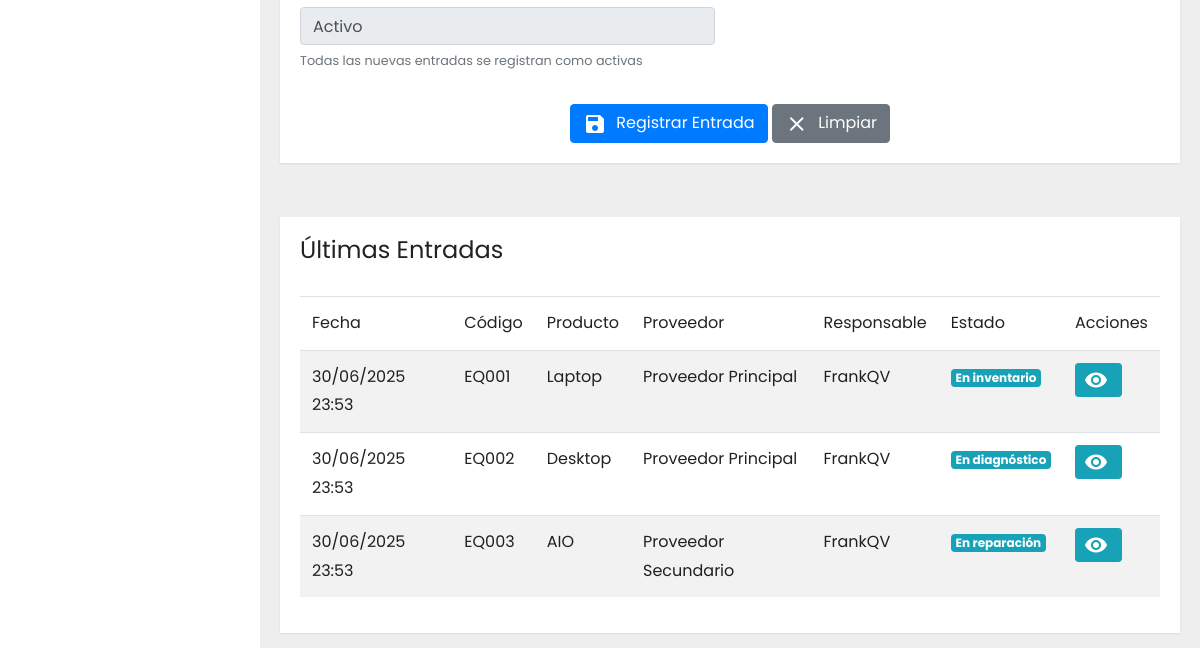
The page /frontend/bodega/entradas.php (signed in, lower part) on the database as committed earlier.
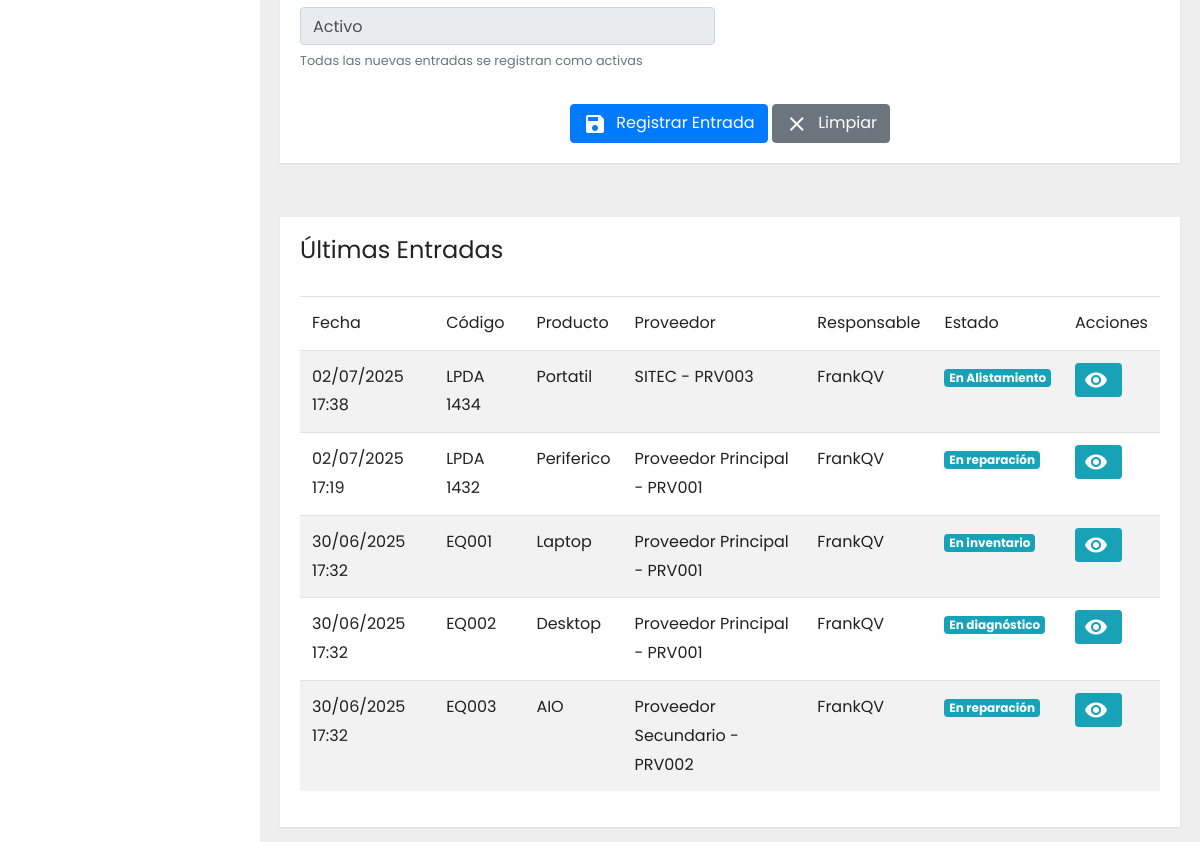
The same page on the database as committed later.
### tables this page shows
CREATE TABLE `bodega_entradas` (
  `id` int(11) NOT NULL,
  `inventario_id` int(11) NOT NULL COMMENT 'ID del equipo en inventario',
  `fecha_entrada` datetime NOT NULL DEFAULT current_timestamp(),
  `proveedor_id` int(11) NOT NULL COMMENT 'ID del proveedor',
  `usuario_id` int(11) NOT NULL COMMENT 'ID del usuario que registra',
  `cantidad` int(11) NOT NULL DEFAULT 1,
  `observaciones` text DEFAULT NULL
);

CREATE TABLE `bodega_inventario` (
  `id` int(11) NOT NULL,
  `codigo_g` varchar(50) NOT NULL COMMENT 'Código general del equipo',
  `item` int(11) NOT NULL COMMENT 'Número de ítem secuencial',
  `ubicacion` varchar(100) NOT NULL COMMENT 'Zona específica en bodega/laboratorio',
  `posicion` varchar(50) NOT NULL COMMENT 'Posición exacta dentro de la ubicación',
  `fecha_ingreso` datetime NOT NULL DEFAULT current_timestamp(),
  `fecha_modificacion` datetime NOT NULL DEFAULT current_timestamp(),
  `activo_fijo` varchar(50) DEFAULT NULL COMMENT 'Identificador de activo fijo',
  `codigo_lote` varchar(50) NOT NULL COMMENT 'Código de lote de ingreso',
  `producto` varchar(50) NOT NULL COMMENT 'Tipo de producto (Laptop, Desktop, Monitor, AIO, etc.)',
  `marca` varchar(50) NOT NULL COMMENT 'Marca del equipo',
  `serial` varchar(100) NOT NULL COMMENT 'Número de serie del fabricante',
  `modelo` varchar(100) NOT NULL COMMENT 'Modelo específico del equipo',
  `procesador` varchar(100) DEFAULT NULL COMMENT 'Especificaciones del procesador',
  `ram` varchar(50) DEFAULT NULL COMMENT 'Memoria RAM instalada',
  `disco` varchar(100) DEFAULT NULL COMMENT 'Tipo y capacidad del disco',
  `pulgadas` varchar(20) DEFAULT NULL COMMENT 'Tamaño de pantalla',
  `observaciones` text DEFAULT NULL COMMENT 'Notas técnicas y observaciones',
  `grado` enum('A','B','C') NOT NULL COMMENT 'Clasificación según procedimiento técnico',
  `disposicion` varchar(50) NOT NULL COMMENT 'Estado actual del equipo en el proceso',
  `estado` enum('activo','inactivo') NOT NULL DEFAULT 'activo'
);

CREATE TABLE `proveedores` (
  `id` int(11) NOT NULL,
  `privado` int(2) DEFAULT NULL,
  `nombre` varchar(30) DEFAULT NULL,
  `celu` int(10) DEFAULT NULL,
  `correo` varchar(30) DEFAULT NULL,
  `dire` varchar(30) DEFAULT NULL,
  `cuiprov` varchar(30) DEFAULT NULL,
  `nomenclatura` varchar(10) DEFAULT NULL
);

CREATE TABLE `usuarios` (
  `id` int(11) NOT NULL,
  `nombre` varchar(30) NOT NULL,
  `usuario` varchar(45) NOT NULL,
  `correo` varchar(30) NOT NULL,
  `clave` text NOT NULL,
  `rol` char(1) NOT NULL,
  `foto` text DEFAULT NULL,
  `estado` char(1) NOT NULL,
  `fere` timestamp NOT NULL DEFAULT current_timestamp(),
  `idsede` varchar(25) DEFAULT NULL
);

### frontend/bodega/entradas.php (the view, shortened to what this page needs)
<?php
require_once '../../backend/bd/ctconex.php';
?>
<?php if (isset($_SESSION['id'])) { ?>
    <!DOCTYPE html>
    <html lang="es">
    <head>
        <link rel="stylesheet" href="../../backend/css/bootstrap.min.css">
        <link rel="stylesheet" href="../../backend/css/custom.css">
        <link rel="stylesheet" href="../../backend/css/loader.css">
    </head>
    <body>
        <div class="wrapper">
            <div id="content">
                <div class="main-content">
                    <div class="row">
                        <div class="col-md-12">
                            <div class="card">
                                <div class="card-body">
                                    <form id="entradaForm" method="POST" action="../../backend/php/st_add_entrada.php">
                                        <div class="row">
                                            <div class="col-md-6">
                                                <div class="form-group">
                                                    <input type="text" class="form-control" id="estado" value="Activo" readonly style="background-color: #e9ecef;">
                                                    <small class="form-text text-muted">Todas las nuevas entradas se registran como activas</small>
                                                </div>
                                            </div>
                                        </div>
                                        <div class="row mt-3">
                                            <div class="col-md-12 text-center">
                                                <button type="submit" class="btn btn-primary">
                                                    <i class="material-icons">save</i> Registrar Entrada
                                                </button>
                                                <button type="reset" class="btn btn-secondary">
                                                    <i class="material-icons">clear</i> Limpiar
                                                </button>
                                            </div>
                                        </div>
                                    </form>
                                </div>
                            </div>
                        </div>
                    </div>
                    <div class="row mt-4">
                        <div class="col-md-12">
                            <div class="card">
                                <div class="card-header">
                                    <h4>Últimas Entradas</h4>
                                </div>
                                <div class="card-body">
                                    <div class="table-responsive">
                                        <table id="entradasTable" class="table table-striped table-hover">
                                            <thead>
                                                <tr>
                                                    <th>Fecha</th>
                                                    <th>Código</th>
                                                    <th>Producto</th>
                                                    <th>Proveedor</th>
                                                    <th>Responsable</th>
                                                    <th>Estado</th>
                                                    <th>Acciones</th>
                                                </tr>
                                            </thead>
                                            <tbody>
                                                <?php
                                                try {
                                                    $sql = "SELECT
                                                        e.id,
                                                        e.fecha_entrada,
                                                        e.cantidad,
                                                        e.observaciones as entrada_observaciones,
                                                        i.codigo_g,
                                                        i.item,
                                                        i.producto,
                                                        i.marca,
                                                        i.modelo,
                                                        i.serial,
                                                        i.grado,
                                                        i.disposicion,
                                                        i.ubicacion,
                                                        i.posicion,
                                                        p.nombre as proveedor_nombre,
                                                        p.nomenclatura as proveedor_nomenclatura,
                                                        u.nombre as usuario_nombre
                                                    FROM bodega_entradas e
                                                    LEFT JOIN bodega_inventario i ON e.inventario_id = i.id
                                                    LEFT JOIN proveedores p ON e.proveedor_id = p.id
                                                    LEFT JOIN usuarios u ON e.usuario_id = u.id
                                                    ORDER BY e.fecha_entrada DESC
                                                    LIMIT 10";
                                                    $result = $connect->query($sql);
                                                    if ($result) {
                                                        while ($row = $result->fetch(PDO::FETCH_ASSOC)) {
                                                            echo "<tr>";
                                                            echo "<td>" . htmlspecialchars(date('d/m/Y H:i', strtotime($row['fecha_entrada']))) . "</td>";
                                                            echo "<td>" . htmlspecialchars($row['codigo_g'] ?? 'N/A') . "</td>";
                                                            echo "<td>" . htmlspecialchars($row['producto'] ?? 'N/A') . "</td>";
                                                            echo "<td>" . htmlspecialchars(($row['proveedor_nombre'] ?? 'N/A') .
                                                                ($row['proveedor_nomenclatura'] ? ' - ' . $row['proveedor_nomenclatura'] : '')) . "</td>";
                                                            echo "<td>" . htmlspecialchars($row['usuario_nombre'] ?? 'N/A') . "</td>";
                                                            echo "<td><span class='badge badge-info'>" . htmlspecialchars($row['disposicion'] ?? 'N/A') . "</span></td>";
                                                            echo "<td>
                                                            <button class='btn btn-info btn-sm view-btn' data-id='" . $row['id'] . "'
                                                            data-toggle='tooltip' title='Ver detalles'>
                                                            <i class='material-icons'>visibility</i>
                                                            </button>
                                                            </td>";
                                                            echo "</tr>";
                                                        }
                                                    } else {
                                                        echo "<tr><td colspan='7'>No hay entradas registradas</td></tr>";
                                                    }
                                                } catch (PDOException $e) {
                                                    echo "<tr><td colspan='7'>Error al cargar datos: " . htmlspecialchars($e->getMessage()) . "</td></tr>";
                                                    error_log("Error en consulta entradas: " . $e->getMessage());
                                                }
                                                ?>
                                            </tbody>
                                        </table>
                                    </div>
                                </div>
                            </div>
                        </div>
                    </div>
                </div>
            </div>
        </div>
    </body>
    </html>
<?php } else {
    header('Location: ../error404.php');
} ?>

### backend/css/custom.css (style rules this page uses)
body, html { line-height: 1.8; font-family: 'Poppins', sans-serif; color: #555e58; text-transform:none; text-rendering: optimizeLegibility !important; -webkit-font-smoothing: antialiased !important; font-weight: 400; margin:0px; padding:0px; }
h1, h2, h3, h4, h5, h6, .h1, .h2, .h3, .h4 { font-weight: 400; line-height: 1.5em; }
button { cursor:pointer; }
.material-icons { font-family: 'Material Icons'; font-weight: normal; font-style: normal; font-size: 24px; display: inline-block; line-height: 1; text-transform: none; letter-spacing: normal; word-wrap: normal; white-space: nowrap; direction: ltr; -webkit-font-smoothing: antialiased; text-rendering: optimizeLegibility; -moz-osx-font-smoothing: grayscale; font-feature-settings: 'liga'; }
.wrapper { position: relative; width:100%; overflow:auto; }
#content { position: relative; transition: all 0.3s; background-color: #EEEEEE; }
.main-content { padding:10px 20px 0px 20px; position: relative; width: 100%; }
.card { margin: 10px 0; }
.card { border-radius: 0px!important; }
.card { display: inline-block; position: relative; border:none!important; width: 100%; margin:15px 0; box-shadow: 0 1px 2px rgb(0 0 0 / 8%); border-radius: 6px; color: rgba(0,0,0, 0.87); background: #fff; }
.card .card-header { padding: 15px 20px 0; z-index: 3; background-color:#fff!important; border-bottom:none; }
.table > thead > tr > th { border-bottom-width: 1px; font-size: 16px; font-weight: 400; }
@media only screen and (min-width:992px) { #content { width: calc(100% - 260px); position: relative; float: right; transition: all 0.3s; background-color: #EEEEEE; } }

### frontend/bodega/entradas.php (style rules this page uses)
.btn i { vertical-align: middle; margin-right: 5px; }

Rows that differ between the two databases and show on the page:
added bodega_entradas: fecha_entrada "02/07/2025 17:38", inventario.codigo_g "LPDA 1434", inventario.producto "Portatil", proveedor.nomenclatura "SITEC - PRV003", usuario.nombre "FrankQV", inventario.disposicion "En Alistamiento"
added bodega_entradas: fecha_entrada "02/07/2025 17:19", inventario.codigo_g "LPDA 1432", inventario.producto "Periferico", proveedor.nomenclatura "Proveedor Principal - PRV001", usuario.nombre "FrankQV", inventario.disposicion "En reparación"
changed bodega_entradas "EQ001": fecha_entrada "30/06/2025 23:53" → "30/06/2025 17:32"; proveedor.nomenclatura "Proveedor Principal" → "Proveedor Principal - PRV001"
changed bodega_entradas "EQ002": fecha_entrada "30/06/2025 23:53" → "30/06/2025 17:32"; proveedor.nomenclatura "Proveedor Principal" → "Proveedor Principal - PRV001"
changed bodega_entradas "EQ003": fecha_entrada "30/06/2025 23:53" → "30/06/2025 17:32"; proveedor.nomenclatura "Proveedor Secundario" → "Proveedor Secundario - PRV002"
